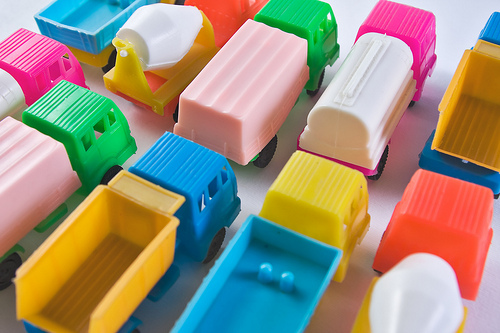
%> input picture vaja1/trucks.jpg, 500 x 333 px
$ octave vaja1_naloga4a.m   (GNU Octave 9; MATLAB toolbox functions it lacks are replaced by stand-ins)
%> lines starting %> are read from the running program, lines starting %| are printed output that depends on the picture
I1 = imread('trucks.jpg');
%> I1 is the input picture: size 333x500x3 uint8; mean R, G, B 154.9, 144.4, 124.9
figure(1);
hold on;

colormap gray;
subplot(2, 4, 1);
imshow(I1);
% Draw RGB channels as separate subplots

% red
subplot(2, 4, 2);
imshow(I1(:,:,1));
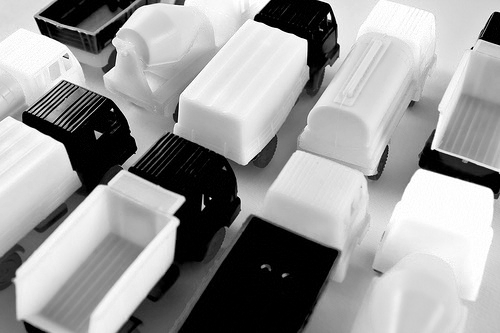
%> displayed picture: size 333x500, on the screen's scale of 0 to 255; min 0, max 255, mean 154.9

% green
subplot(2, 4, 3);
imshow(I1(:,:,2));
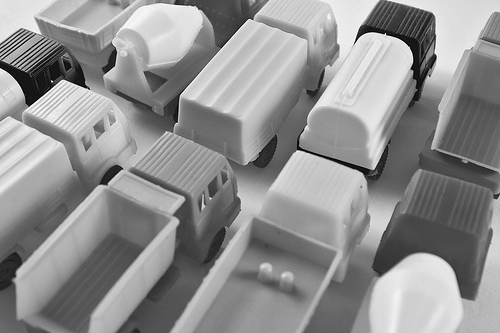
%> displayed picture: size 333x500, on the screen's scale of 0 to 255; min 0, max 255, mean 144.4

% blue
subplot(2, 4, 4);
imshow(I1(:,:,3));
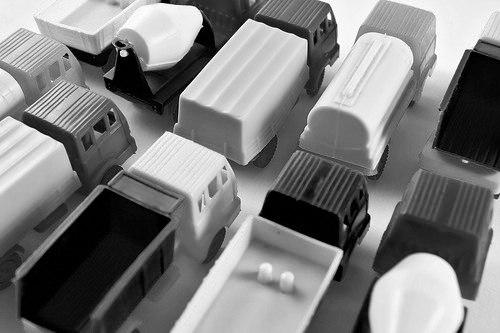
%> displayed picture: size 333x500, on the screen's scale of 0 to 255; min 0, max 255, mean 124.9


% Draw HSV channels as separate subplots
I2 = rgb2hsv(I1);
%> I2: size 333x500x3 double; mean H, S, V 0.42, 0.568, 0.758

% hue
subplot(2, 4, 5);
imshow(I2(:,:,1));
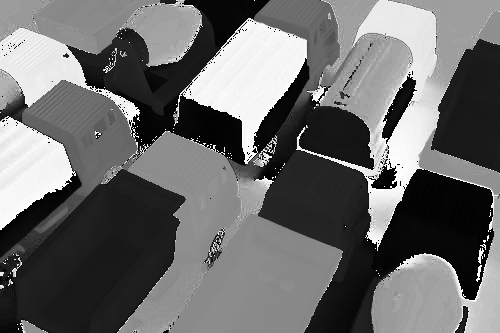
%> displayed picture: size 333x500, on the screen's scale of 0 to 255; min 0, max 255, mean 107.2

% saturation
subplot(2, 4, 6);
imshow(I2(:,:,2));
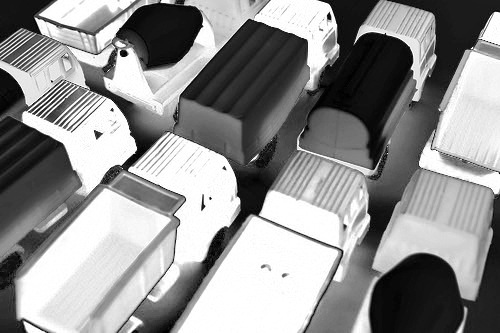
%> displayed picture: size 333x500, on the screen's scale of 0 to 255; min 0, max 255, mean 144.8

% value
subplot(2, 4, 7);
imshow(I2(:,:,3));
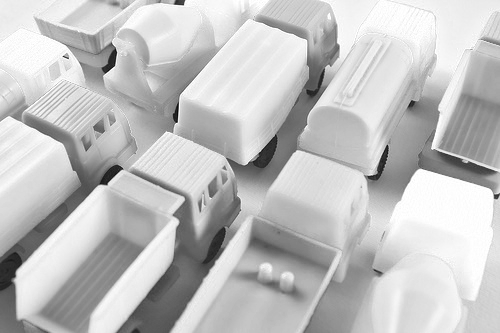
%> displayed picture: size 333x500, on the screen's scale of 0 to 255; min 6, max 255, mean 193.3


hold off;
